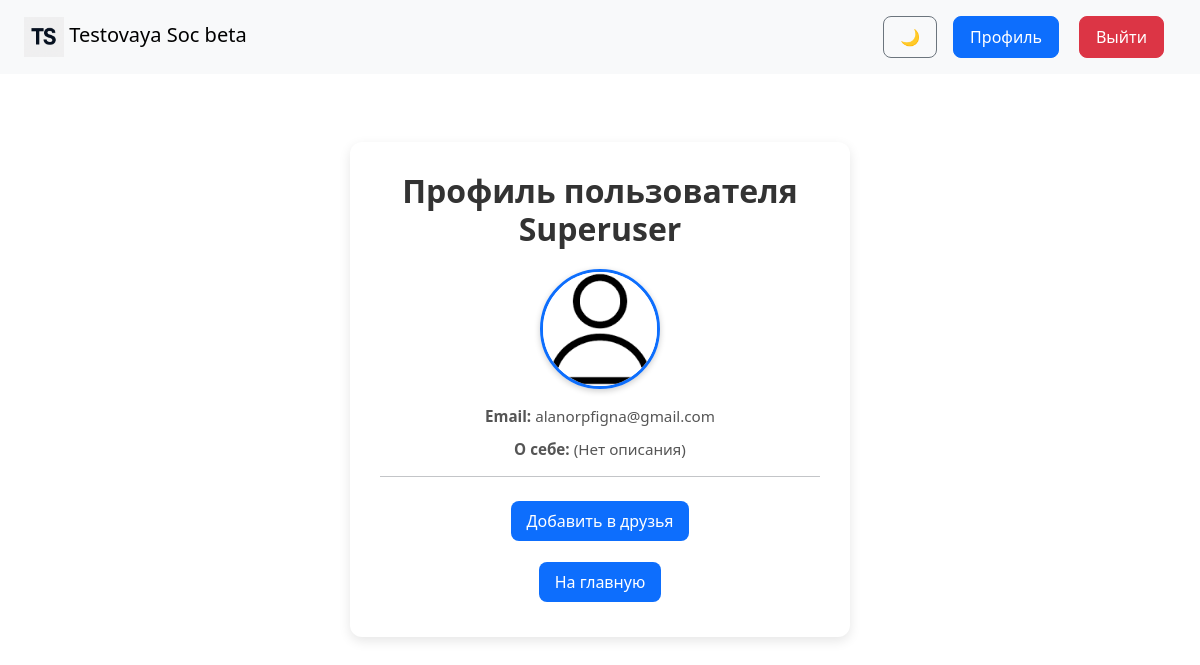
Screenshot of /user/Superuser/ (signed in) with the database file from the repository.
### social/models.py (models this page shows, shortened)
class User(AbstractUser):
    bio = models.TextField(blank=True, null=True, verbose_name="О себе")
    avatar = models.ImageField(
        upload_to="avatars/",
        blank=True,
        null=True,
        default="avatars/default.png",  # обязательно в media/
        verbose_name="Аватар"
    )

### social/views.py (the view, shortened to what this page needs)
# urls.py: path("user/<str:username>/", views.user_profile, name="user_profile"),
@login_required
def user_profile(request, username):
    profile_user = get_object_or_404(User, username=username)
    friendship = Friendship.objects.filter(
        Q(from_user=request.user, to_user=profile_user) |
        Q(from_user=profile_user, to_user=request.user)
    ).first()
    friendship_status = "none"
    friendship_id = None
    return render(request, "social/user_profile.html", {
        "profile_user": profile_user,
        "friendship_status": friendship_status,
        "friendship_id": friendship_id
    })

### social/templates/social/user_profile.html (shortened to what this page needs)
{% extends "base.html" %}
{% block content %}
<div class="container profile-user mt-4">
    <h2>Профиль пользователя {{ profile_user.username }}</h2>
    {% if profile_user.avatar %}
        <img src="{{ profile_user.avatar.url }}" class="profile-avatar mb-3"
             style="width:120px; height:120px; border-radius:50%; object-fit:cover;">
    {% endif %}
    <p><strong>Email:</strong> {{ profile_user.email }}</p>
    <p><strong>О себе:</strong> {{ profile_user.bio|default:"(Нет описания)" }}</p>
    <hr>
    {% if profile_user != request.user %}
        {% if friendship_status == "none" %}
            <form action="{% url 'send_friend_request' profile_user.username %}" method="post" class="d-inline">
                <button type="submit" class="btn btn-primary mt-2">
                    Добавить в друзья
                </button>
            </form>
        {% elif friendship_status == "pending" %}
            <p class="text-muted mt-2">✅ Запрос отправлен (ожидает подтверждения)</p>
        {% endif %}
    {% else %}
        <a href="{% url 'friends_list' %}" class="btn btn-info mt-2">
            👥 Мои друзья
        </a>
    {% endif %}
    <br>
    <a href="{% url 'index' %}" class="btn btn-secondary mt-3">На главную</a>
</div>
{% endblock %}

### social/static/css/main.css (style rules this page uses)
:root { --bg-color: #ffffff; --text-color: #111827; --card-color: #f8f9fa; --muted: #6b7280; --accent: #0d6efd; }
body { background: var(--bg-color); color: var(--text-color); font-family: 'Segoe UI', Tahoma, Geneva, Verdana, sans-serif; transition: background 0.45s, color 0.45s; margin: 0; padding: 0; }
.container.profile-user { max-width: 500px; margin: 20px auto; padding: 30px; background-color: var(--card-color); border-radius: 12px; box-shadow: 0 4px 12px rgba(0,0,0,0.1); text-align: center; }
.profile-avatar { width: 120px; height: 120px; border-radius: 50%; object-fit: cover; margin-bottom: 15px; border: 3px solid var(--accent); }
h1, h2, h3, h4, h5, h6, p { transition: color 0.3s; }
button, .btn, .profile-card button, .container.profile-user .btn { border-radius: 8px; padding: 0.5rem 1rem; transition: background 0.3s, color 0.3s; }
.profile-card button, .container.profile-user .btn { background-color: var(--accent); color: #fff; border: none; }

### social/static/css/style.css (style rules this page uses)
body { background-color: #f9f9f9; font-family: 'Segoe UI', Tahoma, Geneva, Verdana, sans-serif; }
button, .btn { border-radius: 8px !important; }
.profile-avatar { width: 100px; height: 100px; border-radius: 50%; object-fit: cover; margin-bottom: 15px; box-shadow: 0 2px 6px rgba(0,0,0,0.2); }
.profile-card, .container.profile-user { max-width: 500px; margin: 0 auto; padding: 30px; background-color: #fff; border-radius: 12px; box-shadow: 0 4px 12px rgba(0, 0, 0, 0.1); text-align: center; }
.profile-avatar { width: 120px; height: 120px; border-radius: 50%; object-fit: cover; margin-bottom: 15px; border: 3px solid #007bff; }
.profile-card h2, .container.profile-user h2 { font-weight: 600; margin-bottom: 20px; color: #333; }
.profile-card p, .container.profile-user p { font-size: 0.95rem; margin-bottom: 10px; color: #555; }
.profile-card .btn, .container.profile-user .btn { margin: 5px; }

### social/static/css/theme.css (style rules this page uses)
:root { --bg-color: #ffffff; --text-color: #111827; --card-color: #f8f9fa; --muted: #6b7280; --accent: #0d6efd; }
body { background: var(--bg-color); color: var(--text-color); transition: background 0.45s cubic-bezier(.2,.8,.2,1), color 0.45s cubic-bezier(.2,.8,.2,1); font-family: 'Segoe UI', Tahoma, Geneva, Verdana, sans-serif; }
.profile-avatar { width: 120px; height: 120px; border-radius: 50%; object-fit: cover; margin-bottom: 15px; border: 3px solid var(--accent); }
.container-fluid.px-5, .container.profile-user { max-width: 1200px; margin: 0 auto; padding: 20px; }
.container.profile-user { max-width: 500px; padding: 30px; text-align: center; }
h1, h2, h3, h4, h5, h6, p { transition: color 0.3s; }
button, .btn, .profile-card button, .container.profile-user .btn { border-radius: 8px; padding: 0.5rem 1rem; transition: background 0.3s, color 0.3s; }
.profile-card button, .container.profile-user .btn { background-color: var(--accent); color: #ffffff; border: none; }
form, form input, form textarea, form select, form label, form button { transition: background 0.3s, color 0.3s, border 0.3s; border-radius: 6px; padding: 0.5rem 0.75rem; }

### rows the page displays
User: username "Superuser", avatar (placeholder picture), email "alanorpfigna@gmail.com", bio "(Нет описания)"
